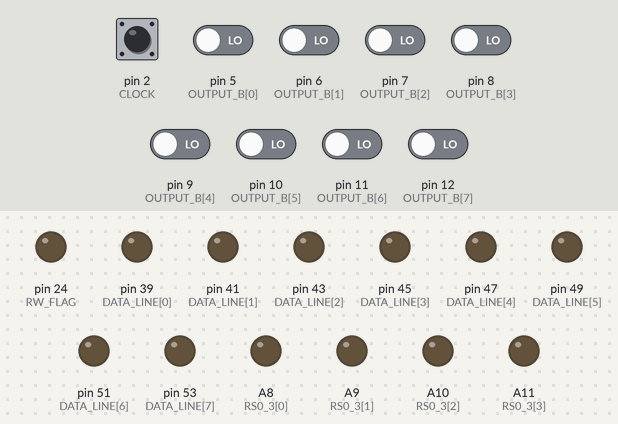
A sketch run on a simulated Arduino Mega 2560, built with avr-gcc and run on an emulated ATmega2560. Shown: output pins drawn as LEDs (lit = HIGH). The test bench sets the inputs (shaded band); at power-on: pin 2 (CLOCK), pin 5 (OUTPUT_B[0]), pin 6 (OUTPUT_B[1]), pin 7 (OUTPUT_B[2]), pin 8 (OUTPUT_B[3]), pin 9 (OUTPUT_B[4]), pin 10 (OUTPUT_B[5]), pin 11 (OUTPUT_B[6]), pin 12 (OUTPUT_B[7]) LOW. Pins used as bus, display or sensor lines are not drawn; what the sketch prints to the serial monitor is not drawn.

Above: at 1.2 s.
1.3 s: pin 2 (CLOCK) driven HIGH
2.8 s: pin 2 (CLOCK) pulsed LOW 5 times (0.12 s each, 0.3 s apart)
At 3.9 s:
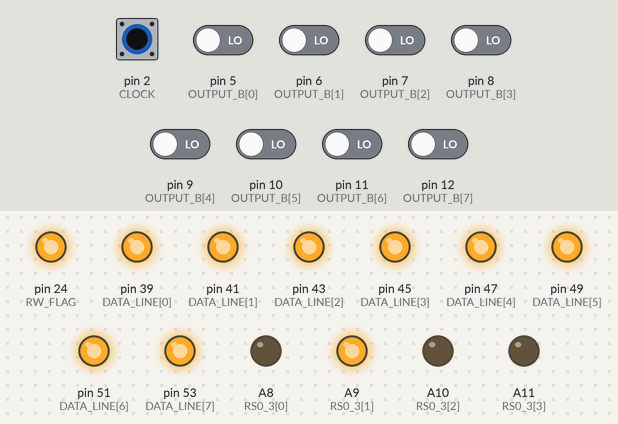
At 5.4 s:
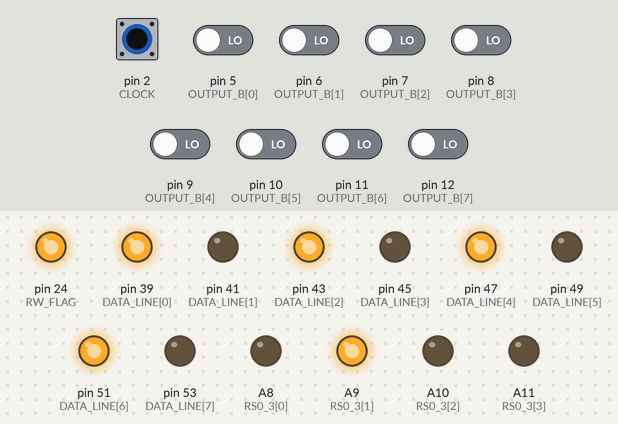
5.8 s: pin 2 (CLOCK) pulsed LOW 2 times (0.12 s each, 0.3 s apart)
At 7.0 s:
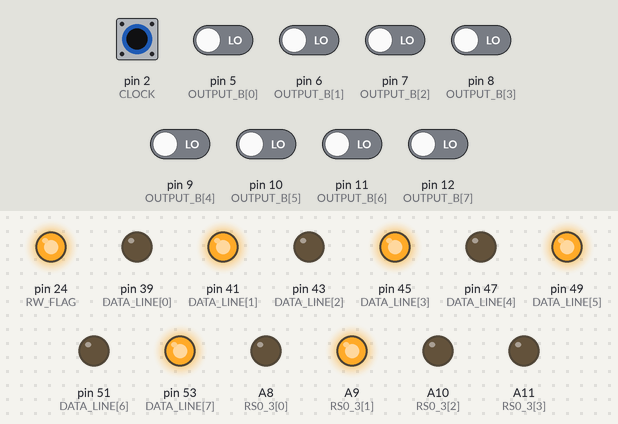
Timing chart, 0 to 8.8 s (numbered marks = the images above; inputs shaded):
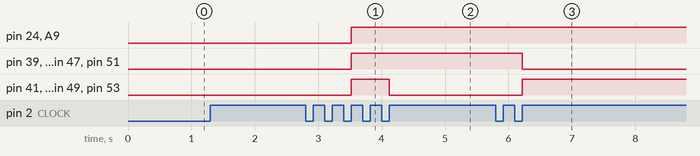

The sketch:

6502_simulator.ino
```cpp
// Simulator that models a 6502 input to a 6522

const char RS0_3[] = {A8, A9, A10, A11};

const char CS1_2B[] = {3, 4};

const char OUTPUT_B[] = {5, 6, 7, 8, 9, 10, 11, 12};

const char DATA_LINE[] = {39, 41, 43, 45, 47, 49, 51, 53};

const char STATE[] = {0, 0, 1, 1, 2, 2, 3, 3, 4, 4};

#define CLOCK  2
#define RESET_DETECT  22
#define RW_FLAG 24

#define TICK 1;
#define TOCK 0;

int clockTick = TICK;

int current_state;

void setup() {
    current_state = 0;

    pinMode(RW_FLAG, OUTPUT);

    for (int i = 0; i < sizeof(OUTPUT_B) ; i++) {
      pinMode(OUTPUT_B[i], INPUT);
    }

    for (int i = 0; i < sizeof(RS0_3) ; i++) {
      pinMode(RS0_3[i], OUTPUT);
    }

    for (int i = sizeof(DATA_LINE)- 1; i >= 0 ; i--) {
      pinMode(DATA_LINE[i], OUTPUT);
    }

    // Set the CS1 and CS2B pins for input
    pinMode(CS1_2B[0], OUTPUT);
    pinMode(CS1_2B[1], OUTPUT);

    pinMode(CLOCK, INPUT);
    attachInterrupt(digitalPinToInterrupt(CLOCK), onClockTick, RISING);

    Serial.begin(57600);
}


void resetState() {
  Serial.print("RESET ....");
  digitalWrite(RESET_DETECT, HIGH);
}

// We change state every second tick (on the TOCK not the TICK);
void onClockTick() {
  if (clockTick) {
    Serial.print("TICK [");
    clockTick = TOCK;
  } else {
    Serial.print("TOCK [");
    steadyState();
    Serial.print("Current state [");
    Serial.print(current_state);
    Serial.print("] ");
    switch (current_state) {
        case 0:
           resetState();
           current_state++;
           break;
        case 1:
          setRegisterToWriteLatchPortB();
           current_state++;
          break;
        case 2:
          writeToPortB(0x55);
           current_state++;
          break;
        case 3:
          writeToPortB(0xAA);
           current_state++;
          break;
        case 4:
          reportOnState();
           current_state++;
          break;
        case 5:
          Serial.print("Loop!!!");
          current_state = 0;
          break;
     }
     clockTick = TICK;
  }
  reportOnState();
  Serial.println("]");
}

void steadyState() {
  //Ensure reset bit is not set
  digitalWrite(RESET_DETECT, LOW);
  //Enable for write
  digitalWrite(CS1_2B[0], HIGH); //CS1 - high
  digitalWrite(CS1_2B[1], LOW);  //CS2B - low
  //RW_FLAG to read
  digitalWrite(RW_FLAG, LOW);
}

void setRegisterToWriteLatchPortB() {
  digitalWrite(RS0_3[0], LOW);
  digitalWrite(RS0_3[1], HIGH);
  digitalWrite(RS0_3[2], LOW);
  digitalWrite(RS0_3[3], LOW);

  digitalWrite(RW_FLAG, HIGH);

  for (int i = 0; i < sizeof(DATA_LINE); i++) {
    digitalWrite(DATA_LINE[i], HIGH);
  }
  Serial.print("Write 0010 to RS and 0xFF to Data line");
}

void writeToPortB(int valueToWrite) {

  digitalWrite(RW_FLAG, HIGH);

  int val = valueToWrite;

  for (int i = 0; i < sizeof(DATA_LINE); i++) {
    digitalWrite(DATA_LINE[i], (val & 1) > 0 ? HIGH : LOW );
    val = val >> 1;
  }
  Serial.print("Write [");
  Serial.print(valueToWrite);
  Serial.print("] to Data Bus");

}


void reportOnState() {

    Serial.print(" Data [");

    unsigned int dataLine = 0;
    for (int i = sizeof(DATA_LINE)- 1; i >= 0 ; i--) {
      int dataBit = digitalRead(DATA_LINE[i]) ? 1 : 0;
      dataLine = (dataLine << 1) + dataBit;
      Serial.print(dataBit);
    };

    char dataHex[6];
    sprintf(dataHex,"(%02x)", dataLine);

    Serial.print("] ");
    Serial.print(dataHex);
    Serial.print(" (");
    Serial.print(digitalRead(RW_FLAG) ? "R" : "W");
    Serial.print(") Buffer B [");

    for (int i = 0; i < sizeof(OUTPUT_B) ; i++) {
      int dataBit = digitalRead(OUTPUT_B[i]) ? 1 : 0;
      Serial.print(dataBit);
    };
    Serial.print("] RS0 - RS3 [");

    for (int i = sizeof(RS0_3) - 1; i >= 0 ; i--) {
      int dataBit = digitalRead(RS0_3[i]) ? 1 : 0;
      Serial.print(dataBit);
    };
    Serial.print("] (CS1=>");
    Serial.print(digitalRead(CS1_2B[0]) ? 1 : 0);
    Serial.print(") (CS2B=>");
    Serial.print(digitalRead(CS1_2B[1]) ? 1 : 0);

    Serial.print(")");
}

void loop() {
}
```

Measured:
- after the input at 1.3 s, every drawn part: stays the same
- after the input at 2.8 s, pin 24 (RW_FLAG), pin 39 (DATA_LINE[0]), pin 43 (DATA_LINE[2]), pin 47 (DATA_LINE[4]), pin 51 (DATA_LINE[6]), A9 (RS0_3[1]): LOW → HIGH after 0.72 s; pin 41 (DATA_LINE[1]), pin 45 (DATA_LINE[3]), pin 49 (DATA_LINE[5]), pin 53 (DATA_LINE[7]): LOW → HIGH after 0.72 s, → LOW 0.60 s later
- after the input at 5.8 s, pin 39 (DATA_LINE[0]), pin 43 (DATA_LINE[2]), pin 47 (DATA_LINE[4]), pin 51 (DATA_LINE[6]): HIGH → LOW after 0.42 s; pin 41 (DATA_LINE[1]), pin 45 (DATA_LINE[3]), pin 49 (DATA_LINE[5]), pin 53 (DATA_LINE[7]): LOW → HIGH after 0.42 s
